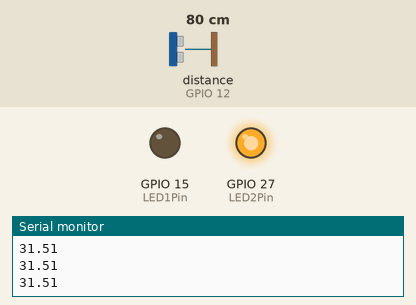
Simulated run of this sketch. Board: ESP32. Parts: output pins drawn as LEDs (lit = HIGH), the last lines printed to the serial monitor. Wiring (inferred from the names in the program): ultrasonic range finder: trigger GPIO 14; echo GPIO 12. Inputs (shaded band) come from the test bench; at power-on: distance to the obstacle (sensor on GPIO 12) 80 cm. The echo pulse lasts 58.3 µs per cm; nothing arrives over Bluetooth unless stated; pins used as bus, display or sensor lines are not drawn.

Above: at 1.2 s.
1.3 s: distance to the obstacle (sensor on GPIO 12) set to 12 cm
2.8 s: distance to the obstacle (sensor on GPIO 12) set to 9 cm
At 3.6 s:
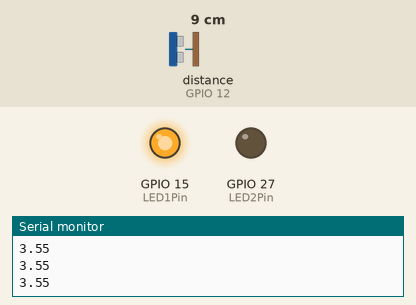
4.3 s: distance to the obstacle (sensor on GPIO 12) set to 18 cm
At 5.2 s:
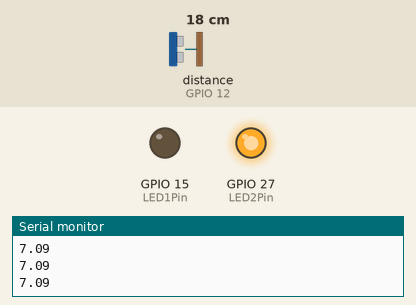
5.9 s: distance to the obstacle (sensor on GPIO 12) set to 2 cm
At 6.9 s:
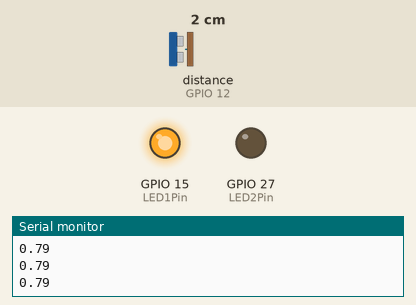
Timing chart, 0 to 8.5 s (numbered marks = the images above; inputs shaded):
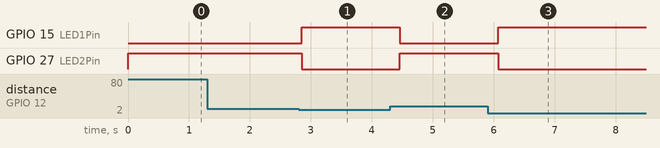

The sketch:

sonar_testing.ino
```cpp
#include "BluetoothSerial.h"

#define triggerPin 14
#define echoPin 12
#define LED1Pin 15
#define LED2Pin 27

BluetoothSerial SerialBT;

void setup() {
  Serial.begin(9600);
  SerialBT.begin("ESP32test_"); //Bluetooth device name
  pinMode(triggerPin,OUTPUT);
  pinMode(echoPin, INPUT);
  pinMode(LED1Pin,OUTPUT);
  pinMode(LED2Pin,OUTPUT);
}

void loop() {
  if (Serial.available()) {
    SerialBT.write(Serial.read());
  }
  digitalWrite(triggerPin, HIGH);  // sonar pulse out
  delayMicroseconds(10);           // 10 uS delay
  digitalWrite(triggerPin, LOW);   // turn off triggerPin

  // read pulse at echoPin
  float duration = pulseIn(echoPin, HIGH);
  float distance = duration/148.0;  // in inches
  Serial.print(distance);
  Serial.println();
//  if(SerialBT.available()) {
  SerialBT.print(distance);
  SerialBT.println(" in");
//  Serial.println("Written to bluetooth");
//  }
  if(distance < 4.0) {
    digitalWrite(LED1Pin, HIGH);
    digitalWrite(LED2Pin, LOW);

  } else {
    digitalWrite(LED2Pin, HIGH);
    digitalWrite(LED1Pin, LOW);
  }

  delay(200);
}

//int trigPin = 11;    // Trigger
//int echoPin = 12;    // Echo
//long duration, cm, inches;

//void setup() {
//  //Serial Port begin
//  Serial.begin (115200);
//  //Define inputs and outputs
//  pinMode(trigPin, OUTPUT);
//  pinMode(echoPin, INPUT);
//}
//
//void loop() {
//  // The sensor is triggered by a HIGH pulse of 10 or more microseconds.
//  // Give a short LOW pulse beforehand to ensure a clean HIGH pulse:
//  digitalWrite(trigPin, LOW);
//  delayMicroseconds(5);
//  digitalWrite(trigPin, HIGH);
//  delayMicroseconds(10);
//  digitalWrite(trigPin, LOW);
//
//  // Read the signal from the sensor: a HIGH pulse whose
//  // duration is the time (in microseconds) from the sending
//  // of the ping to the reception of its echo off of an object.
//  pinMode(echoPin, INPUT);
//  duration = pulseIn(echoPin, HIGH);
//
//  // Convert the time into a distance
//  cm = (duration/2) / 29.1;     // Divide by 29.1 or multiply by 0.0343
//  inches = (duration/2) / 74;   // Divide by 74 or multiply by 0.0135
//
//  Serial.print(inches);
//  Serial.print("in, ");
//  Serial.print(cm);
//  Serial.print("cm");
//  Serial.println();
//
//  delay(125);
//}
```

Measured:
- the behaviour switches between 11 and 10 cm on distance to the obstacle (sensor on GPIO 12) (found by bisection; images 0 and 1)
- after the input at 2.8 s, GPIO 15 (LED1Pin): LOW → HIGH after 0.05 s; GPIO 27 (LED2Pin): HIGH → LOW after 0.05 s
- after the input at 4.3 s, GPIO 15 (LED1Pin): HIGH → LOW after 0.16 s; GPIO 27 (LED2Pin): LOW → HIGH after 0.16 s
- after the input at 5.9 s, GPIO 15 (LED1Pin): LOW → HIGH after 0.17 s; GPIO 27 (LED2Pin): HIGH → LOW after 0.17 s
